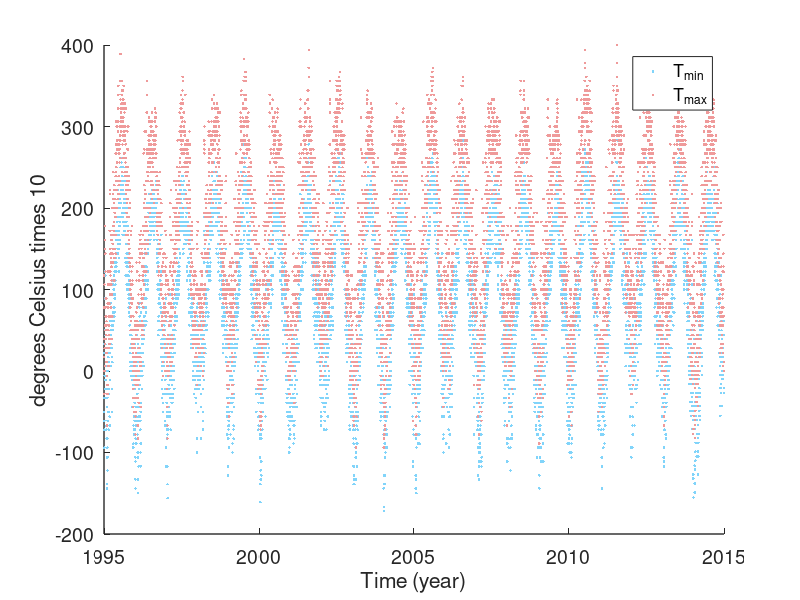
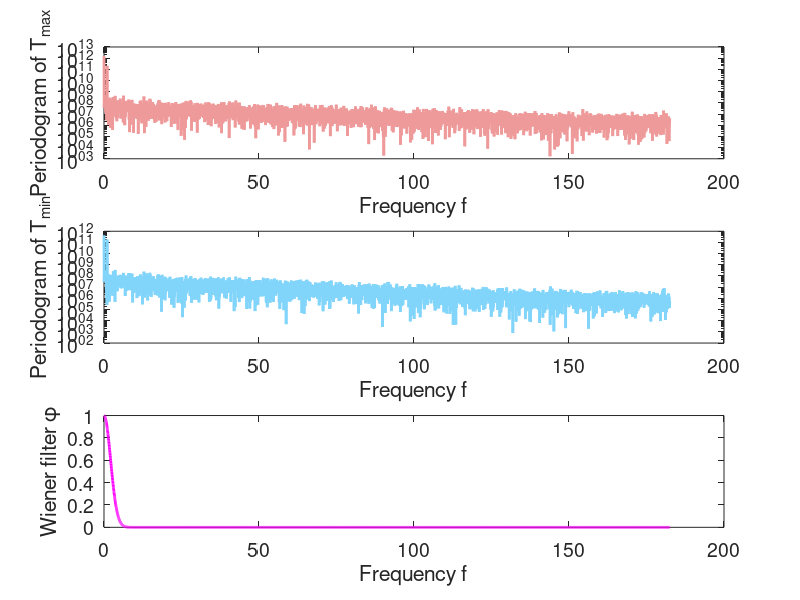
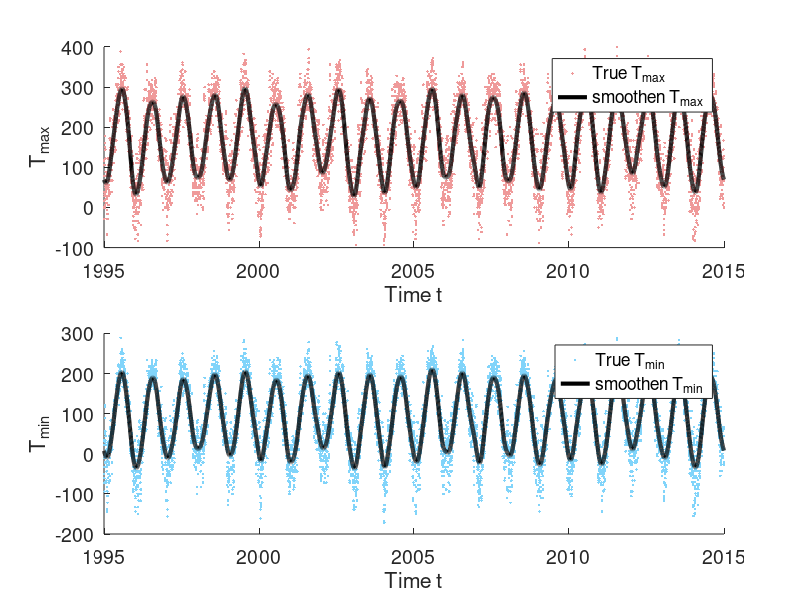
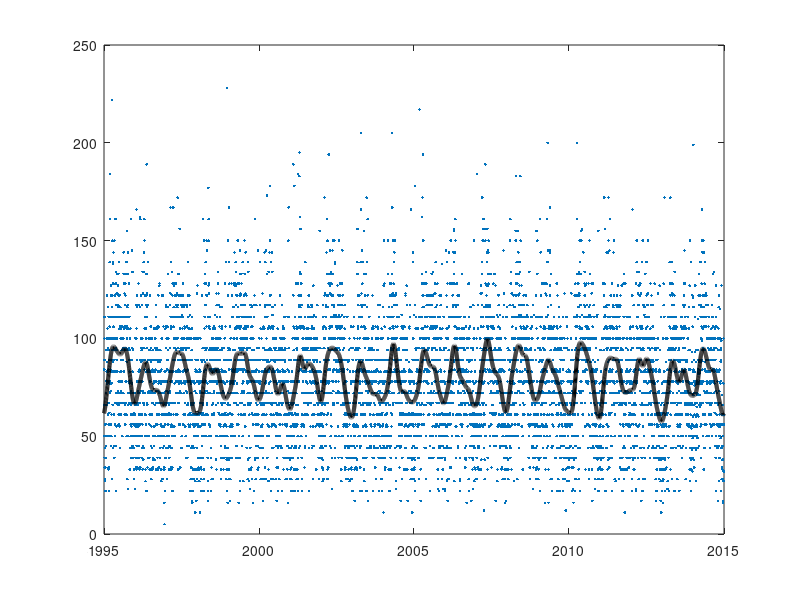

MATLAB code to generate these figures, in order: (Note: this script raises an error after producing the figures.)
% initiate variables

clearvars;
f=csvread('NYC_temp.csv',1,2);
t=f(:,1);
tmax=f(:,2);
tmin=f(:,3);

% Color setting:
Tmaxcolor = '#ef9a9a';
Tmincolor = '#81d4fa';

% A.

% creat new t
years=[1995:1:2014];
t_new=[];

leapyear=linspace(0,1,367);
leapyear=leapyear(1:366)';
normalyear=linspace(0,1,366);
normalyear=normalyear(1:365)';

for i = years
    if mod(i,4) == 0
        t_new = [t_new; i+leapyear];
    else 
        t_new = [t_new; i+normalyear];
    end
end

% plot
figure(1);
hold on;
plot(t_new,tmin, 'Marker','.','LineStyle','none','Color',Tmincolor)
plot(t_new,tmax,'Marker','.','LineStyle','none','Color',Tmaxcolor);
xlabel('Time (year)');
ylabel('degrees Celsius times 10');
legend('T_{min}','T_{max}')
set(gca,'LineWidth',1,'FontSize',14);


% B.

% compute fourier tranform of Tmax and Tmin
tmax_ft=fft(tmax);
tmax_pd=abs(tmax_ft).^2;
tmin_ft=fft(tmin);
tmin_pd=abs(tmin_ft).^2;

% compute vector of N +ve and -ve frequencies
N = length(t);
Nf = (N+1)/2;
dti = 1/365;
fNyq=1/(2*dti);  % Nyquist frequency 
fpos=linspace(0,fNyq,Nf)';
fneg=flipud(-fpos(2:Nf));
freq=[fpos; fneg];

% periodogram  (+ve frequencies only!)
figure(2);

subplot(3,1,1);
semilogy(fpos,tmax_pd(1:Nf),'LineWidth',2,'Color',Tmaxcolor);
ylabel('Periodogram of T_{max}');
xlabel('Frequency f');
set(gca,'FontSize',14);

subplot(3,1,2);
semilogy(fpos,tmin_pd(1:Nf),'LineWidth',2,'Color',Tmincolor);
ylabel('Periodogram of T_{min}');
xlabel('Frequency f');
set(gca,'FontSize',14);

% Wiener filter phi = Gaussian lowpass filter
f0=3;  % controls width of frequency response
phi=exp(-(abs(freq)/f0).^2);
% plot
subplot(3,1,3);
plot(fpos,phi(1:Nf),'m-','LineWidth',2);
ylabel('Wiener filter \phi');
xlabel('Frequency f');
set(gca,'FontSize',14);

% Wiener deconvolution to get smoothed version of Tmin and Tmax
tmax_filtered=(tmax_ft.*phi);
tmin_filtered=(tmin_ft.*phi);
tmax_filtered_ift=ifft(tmax_filtered);
tmin_filtered_ift=ifft(tmin_filtered);

% D.
% plot
figure(3);

subplot(2,1,1);
hold on;
plot(t_new,tmax,'Marker','.','LineStyle','none','Color',Tmaxcolor);
plot(t_new,tmax_filtered_ift,'k-','LineWidth',3);

legend('True T_{max}','smoothen T_{max}');
ylabel('T_{max}');
xlabel('Time t');
set(gca,'FontSize',14);

subplot(2,1,2);
hold on;
plot(t_new,tmin, 'Marker','.','LineStyle','none','Color',Tmincolor)
plot(t_new,tmin_filtered_ift,'k-','LineWidth',3);

legend('True T_{min}','smoothen T_{min}');
ylabel('T_{min}');
xlabel('Time t');
set(gca,'FontSize',14);

% E.
% obtain the difference between Tmin and Tmax
dt = tmax-tmin;
dt_filtered = tmax_filtered_ift - tmin_filtered_ift;


figure(4);

plot(t_new, dt,'.', t_new,dt_filtered,'k-','LineWidth',3);
for i = years
    xline(i,'k');
    xline(i+0.5,'r');
end

legend('True T_{difference}','smoothen T_{difference}');
ylabel('Temperature differrence');
xlabel('Time t');
set(gca,'FontSize',14);

